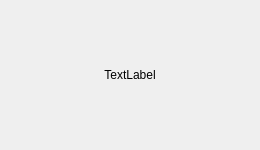
<?xml version="1.0" encoding="UTF-8"?>
<ui version="4.0">
 <class>MessageLog</class>
 <widget class="QDialog" name="MessageLog">
  <property name="geometry">
   <rect>
    <x>0</x>
    <y>0</y>
    <width>260</width>
    <height>150</height>
   </rect>
  </property>
  <property name="windowTitle">
   <string>消息栏</string>
  </property>
  <layout class="QHBoxLayout" name="horizontalLayout">
   <item>
    <widget class="QLabel" name="label">
     <property name="text">
      <string>TextLabel</string>
     </property>
     <property name="alignment">
      <set>Qt::AlignCenter</set>
     </property>
    </widget>
   </item>
  </layout>
 </widget>
 <resources/>
 <connections/>
</ui>
